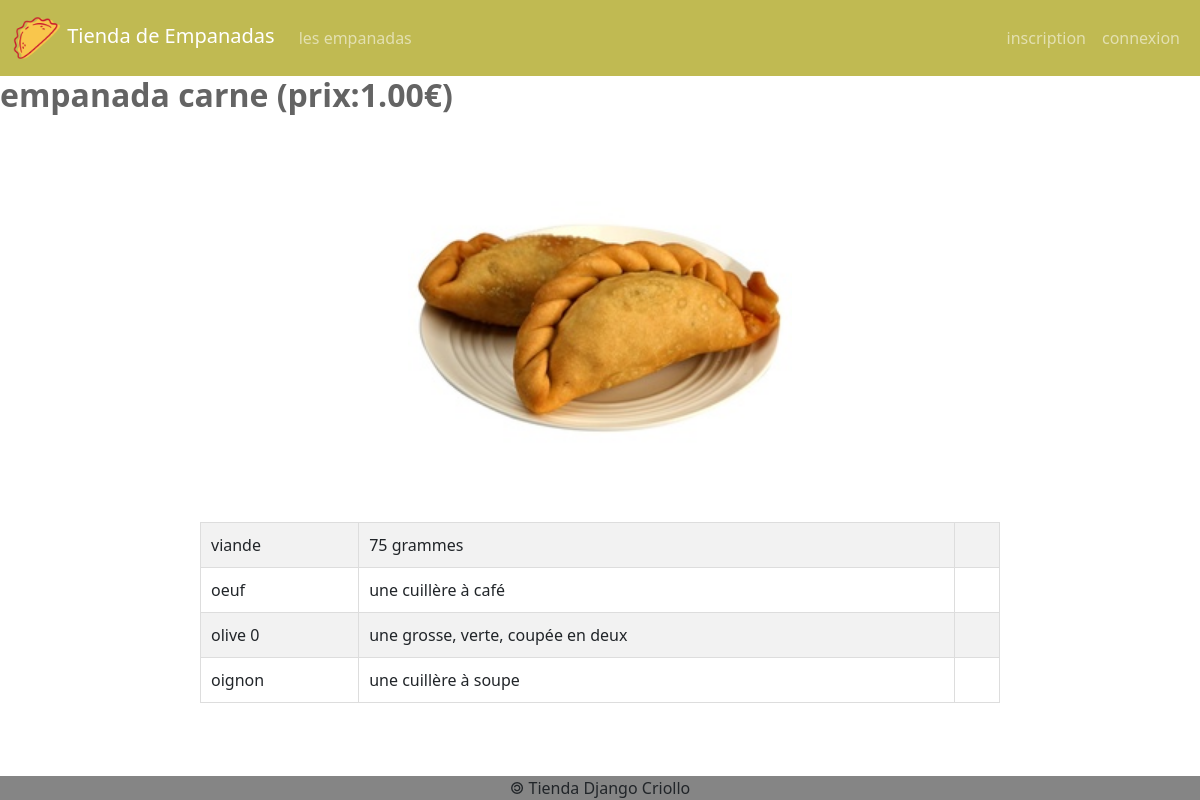
The app's page /empanada/1/ with its own data.
### empanadas/models.py (models this page shows, shortened)
class Empanada(models.Model):
    idEmpanada = models.AutoField(primary_key=True)
    nomEmpanada = models.CharField(max_length=50)
    prix = models.DecimalField(max_digits=6, decimal_places=2)
    image = models.ImageField(default = 'imagesEmpanadas/default.png', upload_to = 'imagesEmpanadas/')
    def __str__(self) :
        return 'empanada ' + self.nomEmpanada + ' (prix:' + str(self.prix) + '€)'

class Ingredient(models.Model):
    idIngredient = models.AutoField(primary_key=True)
    nomIngredient = models.CharField(max_length=50)

class Composition(models.Model):
    class Meta:
        unique_together = ('ingredient','empanada')
    idComposition = models.AutoField(primary_key=True)
    ingredient = models.ForeignKey(Ingredient, on_delete=models.CASCADE)
    empanada = models.ForeignKey(Empanada, on_delete=models.CASCADE)
    quantite = models.CharField(max_length=100)

### empanadas/views.py (the view)
# urls.py: path('empanada/<int:empanada_id>/', views.empanada, name='detail_empanada'),
def empanada(request, empanada_id):
    laEmpanada = Empanada.objects.get(idEmpanada=empanada_id)
    composition = Composition.objects.filter(empanada=empanada_id)
    ingredients_list = []
    for compo in composition:
        ingredient_data = {
            'idComposition': compo.idComposition,
            'nomIngredient': compo.ingredient.nomIngredient,
            'quantite': compo.quantite
        }
        ingredients_list.append(ingredient_data)
    all_ingredients = Ingredient.objects.all()
    form = CompositionForm()
    return render(
        request,
        'empanadas/empanada.html',
        {
            'empanada': laEmpanada,
            'ingredients': ingredients_list,
            'all_ingredients': all_ingredients,
            'form': form  # Passer le formulaire au template
        }
    )

### empanadas/templates/empanadas/empanada.html (shortened to what this page needs)
{% extends 'empanadas/base.html' %}
{% block main %}
<h2>{{ empanada }}</h2>
<img src="{{ MEDIA_URL }}{{ empanada.image }}" class="img-fluid" />
<table class="table table-striped">
    <tbody>
        {% if ingredients %}
        {% for ligne in ingredients %}
        <tr>
            {% if user.is_staff %}
            <td>{{ ligne.nomIngredient }}</td>
            <td>{{ ligne.quantite }}</td>
            <td>
                <a href="/empanada/{{ empanada.idEmpanada }}/deleteIngredient/{{ ligne.idComposition }}" title="Supprimer cet ingrédient" class="me-2">
                    <i class="bi bi-trash"></i>
                </a>
            </td>
            {% else %}
            <td>{{ ligne.nomIngredient }}</td>
            <td>{{ ligne.quantite }}</td>
            <td></td>
            {% endif %}
        </tr>
        {% endfor %}
        {% else %}
        <tr>
            <td></td>
            <td>Ingrédient non renseigné pour cet empanada.</td>
            <td></td>
        </tr>
        {% endif %}
    </tbody>
</table>
<br>
{% endblock %}

### empanadas/static/empanadas/css/styles.css (style rules this page uses)
body { display: flex; min-height: 100vh; flex-direction: column; }
.table { max-width: 800px; margin: 0 auto; border-top: 1px solid black; border-collapse: collapse; }
.table td, .table th { vertical-align: middle; padding: 10px; border: 1px solid #ddd; }
.table td:last-child { text-align: right; }
h2 { font-weight: bold; color: rgb(100, 100, 100); }
.img-fluid { margin: auto; display: flex; width: 25rem; padding: 0.5em; }

### records on screen
Empanada: nomEmpanada+prix "empanada carne (prix:1.00€)", image (picture)
Ingredient: nomIngredient "viande"
Composition: quantite "75 grammes"
Ingredient: nomIngredient "oeuf"
Composition: quantite "une cuillère à café"
Ingredient: nomIngredient "olive 0"
Composition: quantite "une grosse, verte, coupée en deux"
Ingredient: nomIngredient "oignon"
Composition: quantite "une cuillère à soupe"
